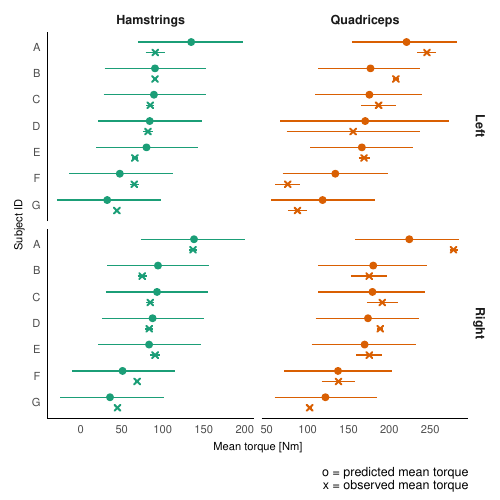

Recreate this plot in R.
library(data.table)
library(ggplot2)
library(see)
library(brms)

data("cyclist")

anonymize = function(x) {
  as.factor(x = as.integer(x = factor(x = x)))
}

cyclist[, sujetos := anonymize(sujetos)]

plot_data <- melt.data.table(cyclist,
                id.vars = "sujetos",
                measure.vars = list(
                  mean = c(
                    quad_der = "iso_mean_torque_quad_der_raw",
                    quad_izq = "iso_mean_torque_quad_izq_raw",
                    isqt_der = "iso_mean_torque_isquio_der_raw",
                    isqt_izq = "iso_mean_torque_isquio_izq_raw"),
                  sd = c(
                    quad_der = "iso_sd_torque_quad_der_raw",
                    quad_izq = "iso_sd_torque_quad_izq_raw",
                    isqt_der = "iso_sd_torque_isquio_der_raw",
                    isqt_izq = "iso_sd_torque_isquio_izq_raw")
                ))

plot_data[, variable := fcase(variable == 1, "quad_der",
                              variable == 2, "quad_izq",
                              variable == 3, "isqt_der",
                              variable == 4, "isqt_izq")]
plot_data[, side := fcase(grepl("der", variable), "Right",
                          grepl("izq", variable), "Left")]
plot_data[, variable := fcase(grepl("quad", variable), "Quadriceps",
                              grepl("isqt", variable), "Hamstrings")]
plot_data <- droplevels(plot_data[complete.cases(mean, sd)])
plot_data[, ci := sd * qnorm(.975)]

m <- brms::brm(
  bf(mean | se(sd, sigma = TRUE) ~ 1 + side + variable + (1|sujetos)),
  data = plot_data,
  family = gaussian(),
  prior = prior(student_t(3, 0, 5), class = b),
  backend = "cmdstanr",
  control = list(adapt_delta = .99,
                 max_treedepth = 100),
  iter = 12000, chains = 5, warmup = 2000,
  seed = 12345, cores = 5
)

saveRDS(m, file = "R/bda/bm/iso_torque_&_others.RDS")

# lme4::lmer(formula = mean ~ side + variable + (1|sujetos), data = plot_data, REML = T) |>
#   equatiomatic::extract_eq(intercept = T,
#                            mean_separate = T,
#                            index_factors = T,
#                            swap_var_names = c(variable = "Muscle",
#                                               side = "Leg",
#                                               sujetos = "Subject",
#                                               mean = "Torque"),
#                            return_variances = TRUE)


plot_data <- predict(object = m) |>
  cbind(plot_data)

p1 <- ggplot(plot_data, aes(Estimate, reorder(sujetos, mean))) +
  facet_grid(side ~ variable, scales = "free_x") +
  geom_pointrange(aes(xmin = Q2.5, xmax = Q97.5, col = variable),
                  size = 1/3,
                  position = position_nudge(y = .2),
                  show.legend = FALSE) +
  geom_pointrange(aes(xmin = mean - ci, xmax = mean + ci, x = mean, col = variable),
                  size = 1/3, pch = 4,
                  position = position_nudge(y = -.2),
                  show.legend = FALSE) +
  see::theme_modern() +
  scale_x_continuous(n.breaks = 5) +
  scale_y_discrete(labels = function(x) LETTERS[rev(seq_along(x))]) +
  scale_color_brewer(type = "qual", palette = 2) +
  labs(col = "Leg", x = "Mean torque [Nm]", y = "Subject ID",
       caption = "o = predicted mean torque\nx = observed mean torque") +
  theme(legend.position = "top",
        axis.title = element_text(size = 8),
        axis.title.x = element_text(margin = margin(5,0,5,0)),
        axis.title.y = element_text(margin = margin(0,5,0,5)),
        axis.text = element_text(size = 8),
        plot.tag = element_text(size = 10))

ggsave("docs/manuscript/figures/iso_torque_&_idem.pdf", p1, "pdf", width = 5, height = 5, units = "in")
ggsave("docs/manuscript/figures/iso_torque_&_idem.jpeg", p1, "jpeg", width = 5, height = 5, units = "in", dpi = 400)
